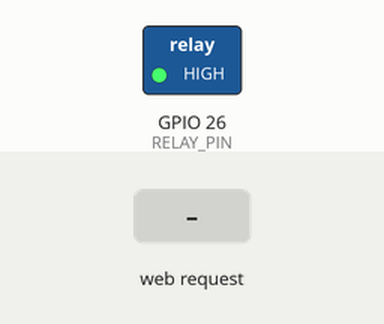
This sketch was run on a simulated ESP32. Parts: switched loads named in the sketch (green lamp = pin HIGH). The inputs (shaded band) are chosen by the test bench. WiFi joins after 1.5 s; servers stay silent unless stated; what the sketch prints to the serial monitor is not drawn.

Above: at 3.2 s.
3.3 s: HTTP request GET /on received
At 4.4 s:
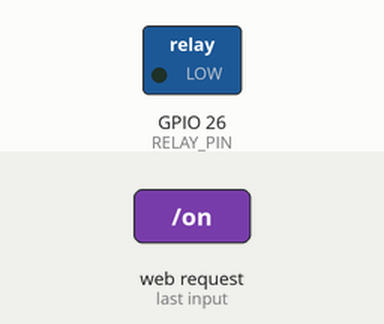
4.8 s: HTTP request GET /off received
At 5.5 s:
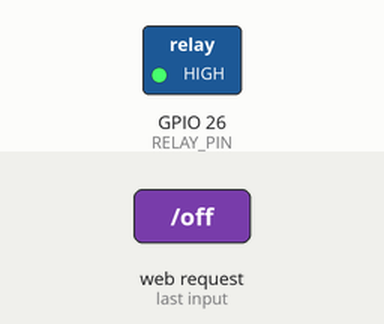
6.3 s: HTTP request GET /toggle received
At 6.6 s:
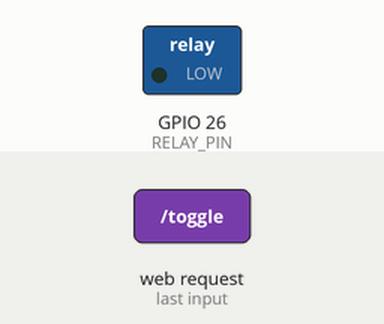
Timing chart, 0 to 9.3 s (numbered marks = the images above; inputs shaded):
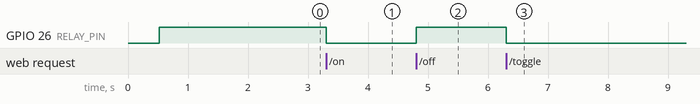

The sketch:

esp32_laundry_controller.ino
```cpp
/*
 * ═══════════════════════════════════════════════════════════════
 *  LaundryHub ESP32 Firmware
 *  Controls a relay switch for a washing machine via WiFi
 * ═══════════════════════════════════════════════════════════════
 *
 *  WIRING:
 *    ESP32 GPIO 26  →  Relay IN
 *    ESP32 GND      →  Relay GND
 *    ESP32 VIN (5V) →  Relay VCC
 *    Relay COM      →  Mains Live (from breaker/fuse)
 *    Relay NO       →  Washing Machine Live wire
 *    Mains Neutral  →  Washing Machine Neutral (unchanged)
 *
 *  ⚠ SAFETY WARNING:
 *    - Disconnect mains power before ANY wiring work
 *    - Use a relay module rated for your mains (230V/10A for EU, 120V/15A for US)
 *    - Enclose all mains wiring in a proper junction box
 *    - If unsure, hire an electrician
 *
 *  HOW IT WORKS:
 *    1. ESP32 connects to your WiFi network
 *    2. It runs a tiny HTTP server on port 80
 *    3. The web app sends GET requests to turn relay ON/OFF
 *    4. ESP32 toggles GPIO 26 which controls the relay
 *
 *  ENDPOINTS:
 *    GET /           → Status JSON { "relay": true/false, "uptime": seconds }
 *    GET /on         → Turn relay ON  (machine gets power)
 *    GET /off        → Turn relay OFF (machine loses power)
 *    GET /toggle     → Toggle relay state
 *    GET /status     → Same as /
 *
 *  SETUP:
 *    1. Install Arduino IDE or PlatformIO
 *    2. Add ESP32 board support (URL below)
 *    3. Change WIFI_SSID and WIFI_PASS below
 *    4. Upload to your ESP32
 *    5. Open Serial Monitor at 115200 baud to see the IP address
 *    6. Enter that IP in the LaundryHub Admin → ESP32 settings
 */

#include <WiFi.h>
#include <WebServer.h>
#include <ArduinoOTA.h>

// ─── CONFIGURATION ─── Change these! ───
const char* WIFI_SSID = "YOUR_WIFI_NAME";      // ← Your WiFi network name
const char* WIFI_PASS = "YOUR_WIFI_PASSWORD";   // ← Your WiFi password
const int   RELAY_PIN = 26;                     // GPIO pin connected to relay IN
const bool  RELAY_ACTIVE_LOW = true;            // Most relay modules are active-LOW
// ────────────────────────────────────────

WebServer server(80);
bool relayState = false;
unsigned long bootTime;

// ─── Helper: Set relay ───
void setRelay(bool on) {
  relayState = on;
  if (RELAY_ACTIVE_LOW) {
    digitalWrite(RELAY_PIN, on ? LOW : HIGH);
  } else {
    digitalWrite(RELAY_PIN, on ? HIGH : LOW);
  }
  Serial.printf("[RELAY] %s\n", on ? "ON" : "OFF");
}

// ─── Helper: JSON response with CORS ───
void sendJson(int code, String json) {
  server.sendHeader("Access-Control-Allow-Origin", "*");
  server.sendHeader("Access-Control-Allow-Methods", "GET, OPTIONS");
  server.sendHeader("Access-Control-Allow-Headers", "Content-Type");
  server.send(code, "application/json", json);
}

// ─── Helper: Status JSON ───
String statusJson() {
  unsigned long uptime = (millis() - bootTime) / 1000;
  String json = "{";
  json += "\"relay\":" + String(relayState ? "true" : "false") + ",";
  json += "\"uptime\":" + String(uptime) + ",";
  json += "\"ip\":\"" + WiFi.localIP().toString() + "\",";
  json += "\"rssi\":" + String(WiFi.RSSI()) + ",";
  json += "\"freeHeap\":" + String(ESP.getFreeHeap());
  json += "}";
  return json;
}

// ─── Route Handlers ───
void handleRoot()    { sendJson(200, statusJson()); }
void handleStatus()  { sendJson(200, statusJson()); }

void handleOn() {
  setRelay(true);
  sendJson(200, statusJson());
}

void handleOff() {
  setRelay(false);
  sendJson(200, statusJson());
}

void handleToggle() {
  setRelay(!relayState);
  sendJson(200, statusJson());
}

void handleOptions() {
  server.sendHeader("Access-Control-Allow-Origin", "*");
  server.sendHeader("Access-Control-Allow-Methods", "GET, OPTIONS");
  server.sendHeader("Access-Control-Allow-Headers", "Content-Type");
  server.send(204);
}

void handleNotFound() {
  sendJson(404, "{\"error\":\"Not found\"}");
}

// ─── WiFi Connection with Retry ───
void connectWiFi() {
  Serial.printf("\n[WIFI] Connecting to %s", WIFI_SSID);
  WiFi.mode(WIFI_STA);
  WiFi.begin(WIFI_SSID, WIFI_PASS);

  int attempts = 0;
  while (WiFi.status() != WL_CONNECTED && attempts < 40) {
    delay(500);
    Serial.print(".");
    attempts++;
  }

  if (WiFi.status() == WL_CONNECTED) {
    Serial.printf("\n[WIFI] Connected! IP: %s\n", WiFi.localIP().toString().c_str());
    Serial.printf("[WIFI] Signal strength: %d dBm\n", WiFi.RSSI());
  } else {
    Serial.println("\n[WIFI] FAILED to connect. Restarting in 10s...");
    delay(10000);
    ESP.restart();
  }
}

// ─── Setup ───
void setup() {
  Serial.begin(115200);
  delay(500);
  Serial.println("\n╔══════════════════════════════════╗");
  Serial.println("║   LaundryHub ESP32 Controller    ║");
  Serial.println("╚══════════════════════════════════╝");

  bootTime = millis();

  // Initialize relay pin
  pinMode(RELAY_PIN, OUTPUT);
  setRelay(false); // Start with machine OFF

  // Connect to WiFi
  connectWiFi();

  // Setup OTA updates (so you can update wirelessly later)
  ArduinoOTA.setHostname("laundryhub-esp32");
  ArduinoOTA.begin();

  // Setup HTTP routes
  server.on("/",        HTTP_GET,     handleRoot);
  server.on("/status",  HTTP_GET,     handleStatus);
  server.on("/on",      HTTP_GET,     handleOn);
  server.on("/off",     HTTP_GET,     handleOff);
  server.on("/toggle",  HTTP_GET,     handleToggle);

  // CORS preflight
  server.on("/",        HTTP_OPTIONS, handleOptions);
  server.on("/on",      HTTP_OPTIONS, handleOptions);
  server.on("/off",     HTTP_OPTIONS, handleOptions);
  server.on("/toggle",  HTTP_OPTIONS, handleOptions);
  server.on("/status",  HTTP_OPTIONS, handleOptions);

  server.onNotFound(handleNotFound);
  server.begin();

  Serial.println("[HTTP] Server started on port 80");
  Serial.println("──────────────────────────────────");
  Serial.printf("  Open: http://%s\n", WiFi.localIP().toString().c_str());
  Serial.println("  GET /on     → Turn ON");
  Serial.println("  GET /off    → Turn OFF");
  Serial.println("  GET /toggle → Toggle");
  Serial.println("  GET /status → JSON status");
  Serial.println("──────────────────────────────────");
}

// ─── Main Loop ───
void loop() {
  server.handleClient();
  ArduinoOTA.handle();

  // Reconnect WiFi if disconnected
  if (WiFi.status() != WL_CONNECTED) {
    Serial.println("[WIFI] Lost connection, reconnecting...");
    connectWiFi();
  }

  delay(2); // Small delay to prevent watchdog issues
}
```

Measured:
- after the input at 3.3 s, GPIO 26 (RELAY_PIN): HIGH → LOW at once
- after the input at 4.8 s, GPIO 26 (RELAY_PIN): LOW → HIGH at once
- after the input at 6.3 s, GPIO 26 (RELAY_PIN): HIGH → LOW at once
